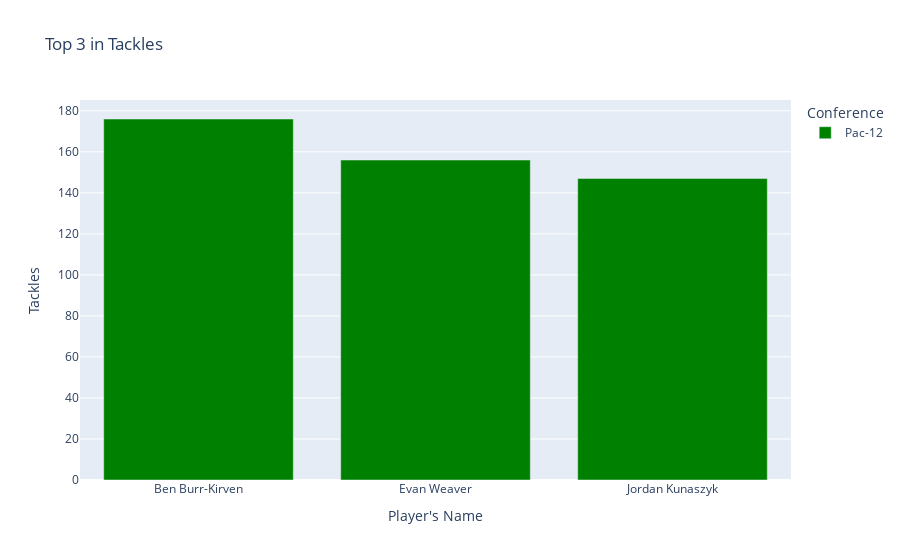

Notebook code cell kept with this figure:
### Code cell
px.bar(x=top_3_tackles['Player'], y=top_3_tackles['Tot'], color=top_3_tackles['Conference'], labels={'x':'Player\'s Name', 'y':'Tackles', 'color':'Conference'}, title='Top 3 in Tackles', color_discrete_sequence=['green', 'orange'])

### Figure 1 — Plotly figure (JSON) as saved in the notebook; plotly's stock layout.template omitted (floating-point values rounded to 4 significant figures)
{"data": [{"alignmentgroup": "True", "hovertemplate": "Conference=Pac-12<br>Player's Name=%{x}<br>Tackles=%{y}<extra></extra>", "legendgroup": "Pac-12", "marker": {"color": "green", "pattern": {"shape": ""}}, "name": "Pac-12", "offsetgroup": "Pac-12", "orientation": "v", "showlegend": true, "textposition": "auto", "type": "bar", "x": ["Ben Burr-Kirven", "Evan Weaver", "Jordan Kunaszyk"], "xaxis": "x", "y": [176, 156, 147], "yaxis": "y"}], "layout": {"barmode": "relative", "legend": {"title": {"text": "Conference"}, "tracegroupgap": 0}, "title": {"text": "Top 3 in Tackles"}, "xaxis": {"anchor": "y", "domain": [0, 1], "title": {"text": "Player's Name"}}, "yaxis": {"anchor": "x", "domain": [0, 1], "title": {"text": "Tackles"}}}}
